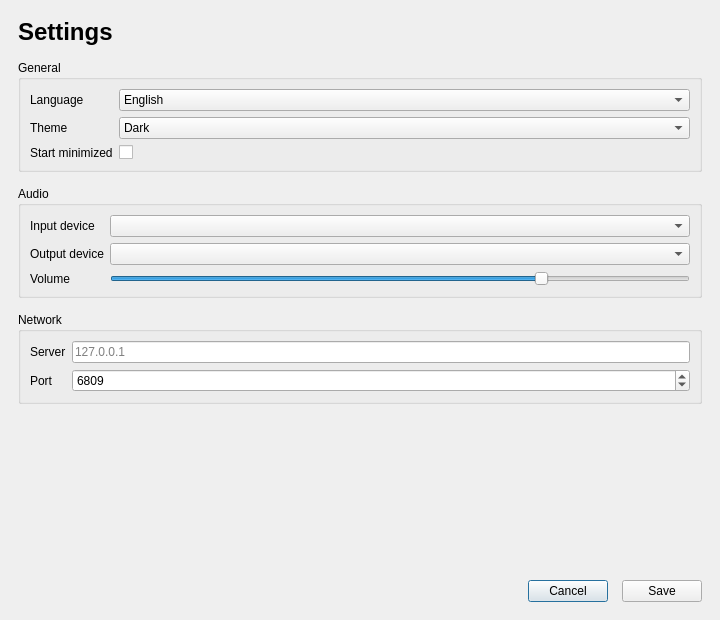
<?xml version="1.0" encoding="UTF-8"?>
<ui version="4.0">
 <class>Settings</class>

 <widget class="QDialog" name="Settings">
  <property name="geometry">
   <rect>
    <x>0</x>
    <y>0</y>
    <width>720</width>
    <height>620</height>
   </rect>
  </property>

  <property name="minimumSize">
   <size>
    <width>500</width>
    <height>500</height>
   </size>
  </property>

  <property name="windowTitle">
   <string>SimpleATC - Settings</string>
  </property>

  <layout class="QVBoxLayout" name="verticalLayout">
   <property name="spacing">
    <number>14</number>
   </property>

   <property name="leftMargin">
    <number>18</number>
   </property>

   <property name="topMargin">
    <number>18</number>
   </property>

   <property name="rightMargin">
    <number>18</number>
   </property>

   <property name="bottomMargin">
    <number>18</number>
   </property>

   <item>
    <widget class="QLabel" name="titleLabel">
     <property name="text">
      <string>Settings</string>
     </property>

     <property name="styleSheet">
      <string notr="true">
       font-size: 24px;
       font-weight: bold;
      </string>
     </property>
    </widget>
   </item>

   <item>
    <widget class="QGroupBox" name="generalGroup">
     <property name="title">
      <string>General</string>
     </property>

     <layout class="QFormLayout" name="generalLayout">

      <item row="0" column="0">
       <widget class="QLabel" name="languageLabel">
        <property name="text">
         <string>Language</string>
        </property>
       </widget>
      </item>

      <item row="0" column="1">
       <widget class="QComboBox" name="languageCombo">
        <item>
         <property name="text">
          <string>English</string>
         </property>
        </item>

        <item>
         <property name="text">
          <string>Russian</string>
         </property>
        </item>
       </widget>
      </item>

      <item row="1" column="0">
       <widget class="QLabel" name="themeLabel">
        <property name="text">
         <string>Theme</string>
        </property>
       </widget>
      </item>

      <item row="1" column="1">
       <widget class="QComboBox" name="themeCombo">
        <item>
         <property name="text">
          <string>Dark</string>
         </property>
        </item>

        <item>
         <property name="text">
          <string>Light</string>
         </property>
        </item>
       </widget>
      </item>

      <item row="2" column="0">
       <widget class="QLabel" name="startupLabel">
        <property name="text">
         <string>Start minimized</string>
        </property>
       </widget>
      </item>

      <item row="2" column="1">
       <widget class="QCheckBox" name="startupCheck"/>
      </item>

     </layout>
    </widget>
   </item>

   <item>
    <widget class="QGroupBox" name="audioGroup">
     <property name="title">
      <string>Audio</string>
     </property>

     <layout class="QFormLayout" name="audioLayout">

      <item row="0" column="0">
       <widget class="QLabel" name="inputLabel">
        <property name="text">
         <string>Input device</string>
        </property>
       </widget>
      </item>

      <item row="0" column="1">
       <widget class="QComboBox" name="inputCombo"/>
      </item>

      <item row="1" column="0">
       <widget class="QLabel" name="outputLabel">
        <property name="text">
         <string>Output device</string>
        </property>
       </widget>
      </item>

      <item row="1" column="1">
       <widget class="QComboBox" name="outputCombo"/>
      </item>

      <item row="2" column="0">
       <widget class="QLabel" name="volumeLabel">
        <property name="text">
         <string>Volume</string>
        </property>
       </widget>
      </item>

      <item row="2" column="1">
       <widget class="QSlider" name="volumeSlider">
        <property name="orientation">
         <enum>Qt::Horizontal</enum>
        </property>

        <property name="maximum">
         <number>100</number>
        </property>

        <property name="value">
         <number>75</number>
        </property>
       </widget>
      </item>

     </layout>
    </widget>
   </item>

   <item>
    <widget class="QGroupBox" name="networkGroup">
     <property name="title">
      <string>Network</string>
     </property>

     <layout class="QFormLayout" name="networkLayout">

      <item row="0" column="0">
       <widget class="QLabel" name="serverLabel">
        <property name="text">
         <string>Server</string>
        </property>
       </widget>
      </item>

      <item row="0" column="1">
       <widget class="QLineEdit" name="serverEdit">
        <property name="placeholderText">
         <string>127.0.0.1</string>
        </property>
       </widget>
      </item>

      <item row="1" column="0">
       <widget class="QLabel" name="portLabel">
        <property name="text">
         <string>Port</string>
        </property>
       </widget>
      </item>

      <item row="1" column="1">
       <widget class="QSpinBox" name="portSpin">
        <property name="maximum">
         <number>65535</number>
        </property>

        <property name="value">
         <number>6809</number>
        </property>
       </widget>
      </item>

     </layout>
    </widget>
   </item>

   <item>
    <spacer name="verticalSpacer">
     <property name="orientation">
      <enum>Qt::Vertical</enum>
     </property>

     <property name="sizeHint" stdset="0">
      <size>
       <width>20</width>
       <height>40</height>
      </size>
     </property>
    </spacer>
   </item>

   <item>
    <layout class="QHBoxLayout" name="buttonsLayout">

     <item>
      <spacer name="horizontalSpacer">
       <property name="orientation">
        <enum>Qt::Horizontal</enum>
       </property>

       <property name="sizeHint" stdset="0">
        <size>
         <width>40</width>
         <height>20</height>
        </size>
       </property>
      </spacer>
     </item>

     <item>
      <widget class="QPushButton" name="cancelButton">
       <property name="text">
        <string>Cancel</string>
       </property>
      </widget>
     </item>

     <item>
      <widget class="QPushButton" name="saveButton">
       <property name="text">
        <string>Save</string>
       </property>

       <property name="minimumWidth">
        <number>100</number>
       </property>
      </widget>
     </item>

    </layout>
   </item>

  </layout>
 </widget>

 <resources/>
 <connections/>
</ui>
